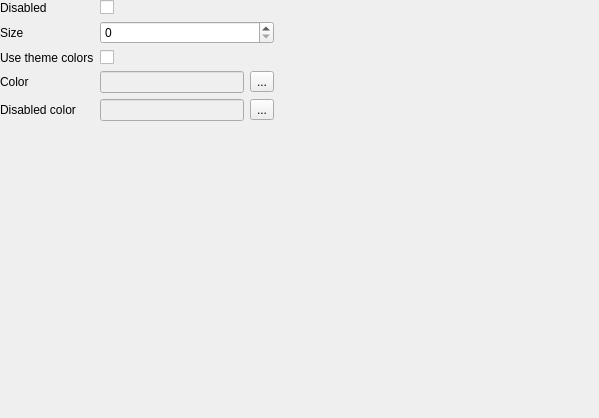
<?xml version="1.0" encoding="UTF-8"?>
<ui version="4.0">
    <class>IconButtonSettingsForm</class>
    <widget class="QWidget" name="IconButtonSettingsForm">
        <property name="geometry">
            <rect>
                <x>0</x>
                <y>0</y>
                <width>599</width>
                <height>418</height>
            </rect>
        </property>
        <property name="windowTitle">
            <string>Form</string>
        </property>
        <widget class="QWidget" name="formLayoutWidget">
            <property name="geometry">
                <rect>
                    <x>0</x>
                    <y>0</y>
                    <width>274</width>
                    <height>371</height>
                </rect>
            </property>
            <layout class="QFormLayout" name="formLayout">
                <property name="formAlignment">
                    <set>Qt::AlignLeading|Qt::AlignLeft|Qt::AlignTop</set>
                </property>
                <item row="0" column="0">
                    <widget class="QLabel" name="disabledLabel">
                        <property name="text">
                            <string>Disabled</string>
                        </property>
                    </widget>
                </item>
                <item row="0" column="1">
                    <widget class="QCheckBox" name="disabledCheckBox"/>
                </item>
                <item row="1" column="0">
                    <widget class="QLabel" name="sizeLabel">
                        <property name="text">
                            <string>Size</string>
                        </property>
                    </widget>
                </item>
                <item row="1" column="1">
                    <widget class="QSpinBox" name="sizeSpinBox"/>
                </item>
                <item row="2" column="0">
                    <widget class="QLabel" name="useThemeColorsLabel">
                        <property name="text">
                            <string>Use theme colors</string>
                        </property>
                    </widget>
                </item>
                <item row="2" column="1">
                    <widget class="QCheckBox" name="useThemeColorsCheckBox"/>
                </item>
                <item row="3" column="0">
                    <widget class="QLabel" name="colorLabel">
                        <property name="text">
                            <string>Color</string>
                        </property>
                    </widget>
                </item>
                <item row="3" column="1">
                    <layout class="QHBoxLayout" name="horizontalLayout_2">
                        <item>
                            <widget class="QLineEdit" name="colorLineEdit">
                                <property name="enabled">
                                    <bool>false</bool>
                                </property>
                            </widget>
                        </item>
                        <item>
                            <widget class="QToolButton" name="colorToolButton">
                                <property name="text">
                                    <string>...</string>
                                </property>
                            </widget>
                        </item>
                    </layout>
                </item>
                <item row="4" column="0">
                    <widget class="QLabel" name="disabledColorLabel">
                        <property name="text">
                            <string>Disabled color</string>
                        </property>
                    </widget>
                </item>
                <item row="4" column="1">
                    <layout class="QHBoxLayout" name="horizontalLayout_4">
                        <item>
                            <widget class="QLineEdit" name="disabledColorLineEdit">
                                <property name="enabled">
                                    <bool>false</bool>
                                </property>
                            </widget>
                        </item>
                        <item>
                            <widget class="QToolButton" name="disabledColorToolButton">
                                <property name="text">
                                    <string>...</string>
                                </property>
                            </widget>
                        </item>
                    </layout>
                </item>
            </layout>
        </widget>
    </widget>
    <resources/>
    <connections/>
</ui>
